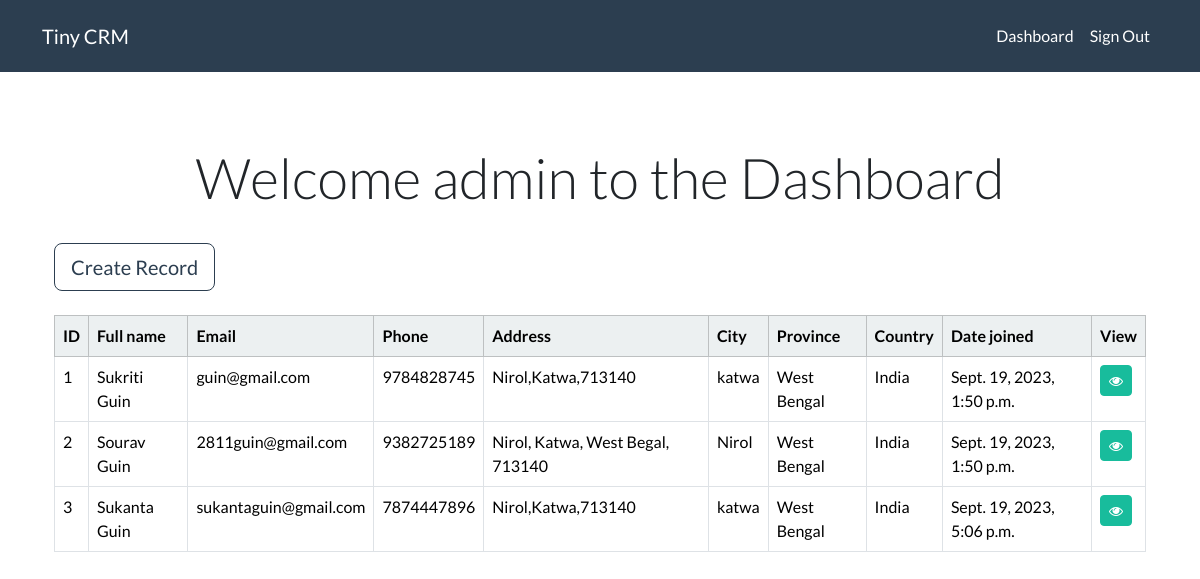
Before: /dashboard/ (signed in) with the older database file.
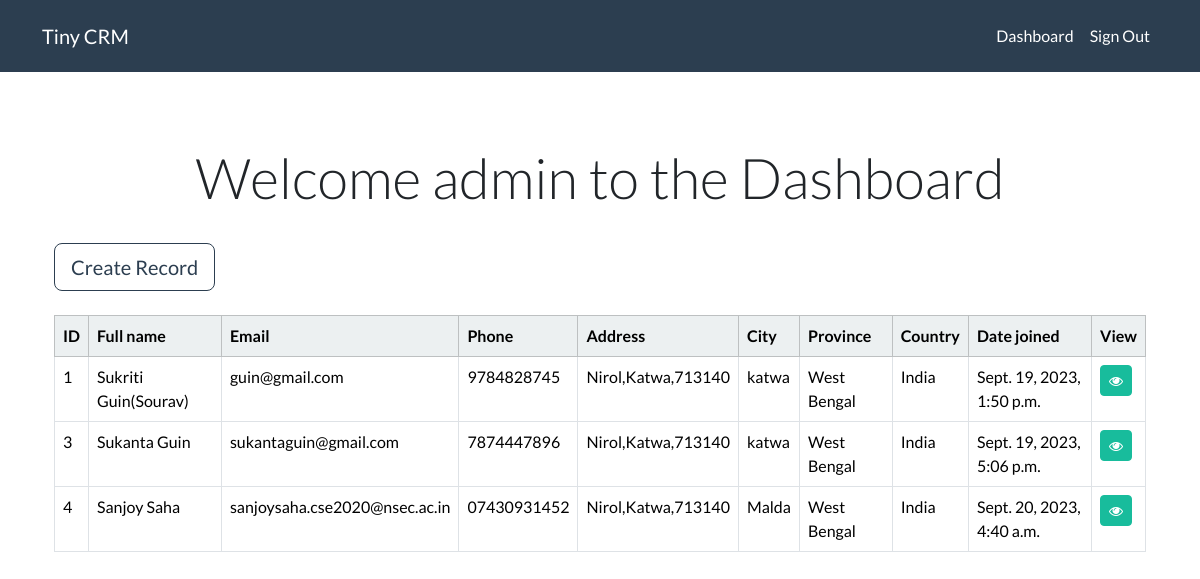
After: the same page with the newer database file.
### webapp/models.py (models this page shows, shortened)
class Record(models.Model):
    user = models.ForeignKey(User, on_delete=models.CASCADE, default=1)
    creation_date = models.DateTimeField(auto_now_add=True)
    first_name = models.CharField(max_length=100)
    last_name = models.CharField(max_length=100)
    email = models.EmailField(max_length=255)
    phone = models.CharField(max_length=15)
    address = models.CharField(max_length=300)
    city = models.CharField(max_length=255)
    province = models.CharField(max_length=255)
    country = models.CharField(max_length=255)

### webapp/views.py (the view)
# urls.py: path('dashboard/', views.DashboardPage, name='dashboard'),
@login_required(login_url='login')
def DashboardPage(request):
    records = Record.objects.filter(user=request.user)
    context = {'records': records}
    return render(request, 'webapp/dashboard.html', context=context)

### webapp/templates/webapp/dashboard.html
{% extends "webapp/base.html" %}
{% block content %}
<div class="container mt-4">
    <div class="row">
        <div class="col-md-12">
            <h1 class="display-4 text-center">Welcome {{user}} to the Dashboard</h1>
        </div>
    </div>
    <div class="row mt-4">
        <div class="col-md-12">
            <a class="btn btn-outline-primary btn-lg" href="{% url 'create-record'%}">Create Record</a>
        </div>
    </div>
    <br>
    <table class="table table-hover table-bordered">
        <thead class="table-light">
            <tr>
                <th scope="col"> ID </th>
                <th scope="col"> Full name </th>
                <th scope="col"> Email </th>
                <th scope="col"> Phone </th>
                <th scope="col"> Address </th>
                <th scope="col"> City </th>
                <th scope="col"> Province </th>
                <th scope="col"> Country </th>
                <th scope="col"> Date joined </th>
                <th scope="col"> View </th>
            </tr>
        </thead>
        <tbody>
        {% if records %}
            {% for record in records %}
            <tr>
                <td> {{record.id}} </td>
                <td> {{record.first_name}}  {{record.last_name}} </td>
                <td> {{record.email}} </td>
                <td> {{record.phone}} </td>
                <td> {{record.address}} </td>
                <td> {{record.city}} </td>
                <td> {{record.province}} </td>
                <td> {{record.country}} </td>
                <td> {{record.creation_date}} </td>
                <td> <a class="btn btn-success btn-sm" href="{% url 'view-record' record.id%}"><i class="fa fa-eye" aria-hidden="true"></i></a> </td>
            </tr>
            {% endfor %}
        {% endif %}
        </tbody>
    </table>
{% endblock content %}

### webapp/templates/webapp/base.html (shortened to what this page needs)
{% load static %}
<!DOCTYPE html>
<html lang="en">
<head>
    <link rel="stylesheet" href="https://bootswatch.com/5/flatly/bootstrap.min.css">
    <link rel="stylesheet" href="https://cdnjs.cloudflare.com/ajax/libs/font-awesome/4.7.0/css/font-awesome.min.css">
    <link rel="stylesheet" href="{% static 'css/style.css' %}">
</head>
<body>
    {% include "webapp/navbar.html" %}
    <div class="container">
        <br>
        <br>
        {% block content %}{% endblock %}
    </div>
</body>
</html>

### webapp/templates/webapp/navbar.html (shortened to what this page needs)
<nav class="navbar navbar-expand-lg navbar-primary bg-primary">
    <div class="container">
        <a class="navbar-brand text-white" href="#">Tiny CRM</a>
        <div class="collapse navbar-collapse justify-content-end" id="navbarNav">
            <ul class="navbar-nav">
                {% if user.is_authenticated %}
                    <li class="nav-item">
                        <a class="nav-link text-white" href="{% url 'dashboard'%}">Dashboard</a>
                    </li>
                    <li class="nav-item">
                        <a class="nav-link text-white" href="{% url 'logout'%}">Sign Out</a>
                    </li>
                {% endif %}
            </ul>
        </div>
    </div>
</nav>

Changed rows visible on the page:
removed Record: id "2", first_name "Sourav", last_name "Guin", email "2811guin@gmail.com", phone "9382725189", address "Nirol, Katwa, West Begal, 713140", city "Nirol", province "West Bengal", country "India", creation_date "Sept. 19, 2023, 1:50 p.m."
changed Record "Sukriti": last_name "Guin" → "Guin(Sourav)"
added Record: id "4", first_name "Sanjoy", last_name "Saha", email "sanjoysaha.cse2020@nsec.ac.in", phone "07430931452", address "Nirol,Katwa,713140", city "Malda", province "West Bengal", country "India", creation_date "Sept. 20, 2023, 4:40 a.m."
